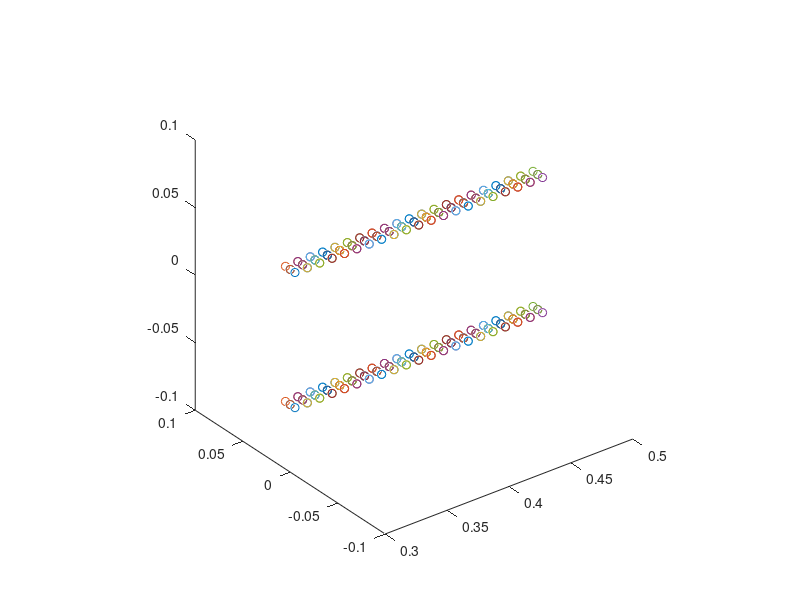

Reproduce this figure in MATLAB.
% Node=fopen('NODE.txt','wt'); ELEM=fopen('ELEM.txt','wt');
% set
n_x=20; n_y=2; n_z=1; % number of elements on x y z axis
l_x=0.2/n_x; l_y=0.01/n_y; l_z=0.1/n_z; % length of the element on x y z axis
x0=0.3; y0=-0.005; z0=-0.05; % initial position
% calculate
N_node=(n_x+1)*(n_y+1)*(n_z+1); % total node
N_elem=(n_x)*(n_y)*(n_z); % total element
Node=zeros(N_node,4); Elem=zeros(N_elem,9); NODE_side=zeros(N_node,4);
% NODE (x-y-z)
account=1;
for i=1:n_x+1
    for j=1:n_y+1
        for k=1:n_z+1
            n_node=(n_y+1)*(n_z+1)*(i-1)+(n_z+1)*(j-1)+k;
            Node(n_node,:)=[n_node,x0+l_x*(i-1),y0+l_y*(j-1),z0+l_z*(k-1)]; 
            if i==1; NODE_side=n_node; end
        end
    end
end
% NODE_side=[1:NODE_side];
save('NODE.txt','Node')
save('NODE_side.txt','NODE_side')
% ELEM (x-y-z)
for i=1:n_x
    for j=1:n_y
        for k=1:n_z
            n_elem=(n_y)*(n_z)*(i-1)+(n_z)*(j-1)+k;
            Elem(n_elem,:)=[n_elem;
                            (n_y+1)*(n_z+1)*(i-1)+(n_z+1)*(j-1)+k;
                            (n_y+1)*(n_z+1)*(i-1)+(n_z+1)*(j-1)+k+1;
                            (n_y+1)*(n_z+1)*(i-1)+(n_z+1)*(j-1)+k+(n_z+1);
                            (n_y+1)*(n_z+1)*(i-1)+(n_z+1)*(j-1)+k+(n_z+1)+1;
                            (n_y+1)*(n_z+1)*(i-1)+(n_z+1)*(j-1)+k+(n_y+1)*(n_z+1);
                            (n_y+1)*(n_z+1)*(i-1)+(n_z+1)*(j-1)+k+(n_y+1)*(n_z+1)+1;
                            (n_y+1)*(n_z+1)*(i-1)+(n_z+1)*(j-1)+k+(n_y+1)*(n_z+1)+(n_z+1);
                            (n_y+1)*(n_z+1)*(i-1)+(n_z+1)*(j-1)+k+(n_y+1)*(n_z+1)+(n_z+1)+1]';   % (x-y-z)
            plot3(Node(Elem(n_elem,2:9),2),Node(Elem(n_elem,2:9),3),Node(Elem(n_elem,2:9),4),'o')
            hold on
        end
    end
end
axis equal
save('ELEM.txt','Elem')